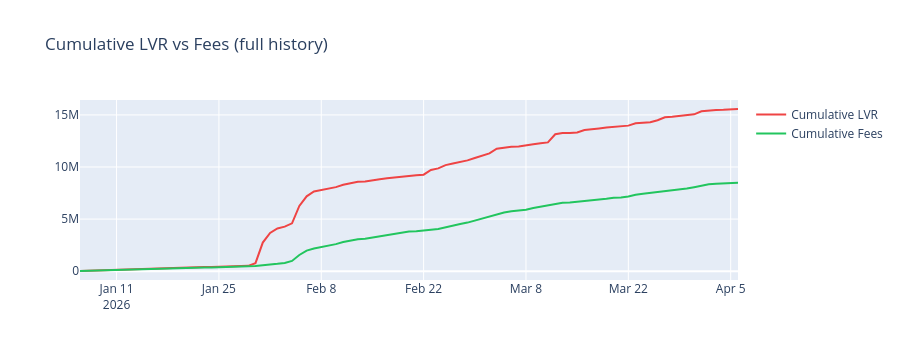

Source (notebook cell):
### Markdown cell above
**QA purpose**: cumulative LVR vs cumulative fees — should be monotonic and not explode.

### Code cell
cum = lvr_d.sort("date").with_columns(
    pl.col("lvr_total").cum_sum().alias("cum_lvr"),
    pl.col("fees_total").cum_sum().alias("cum_fees"),
)
fig = go.Figure()
fig.add_trace(go.Scatter(x=cum["date"].to_list(), y=cum["cum_lvr"].to_list(),  name="Cumulative LVR",  line=dict(color="#ef4444")))
fig.add_trace(go.Scatter(x=cum["date"].to_list(), y=cum["cum_fees"].to_list(), name="Cumulative Fees", line=dict(color="#22c55e")))
fig.update_layout(height=360, title_text="Cumulative LVR vs Fees (full history)")
fig.show()
print(f"final cumulative LVR: {cum['cum_lvr'].tail(1).item():,.2f}  |  fees: {cum['cum_fees'].tail(1).item():,.2f}")
